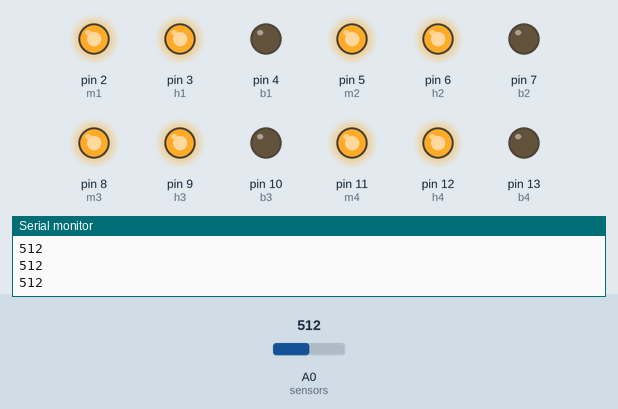
This sketch was run on a simulated Arduino Uno, built with avr-gcc and run on an emulated ATmega328P. On the bench: output pins drawn as LEDs (lit = HIGH), the last lines printed to the serial monitor. The inputs (shaded band) are chosen by the test bench; at power-on: A0 (sensors) = 512.

Above: at 1.2 s.
1.3 s: A0 (sensors) set to 890
2.9 s: A0 (sensors) set to 909
At 3.9 s:
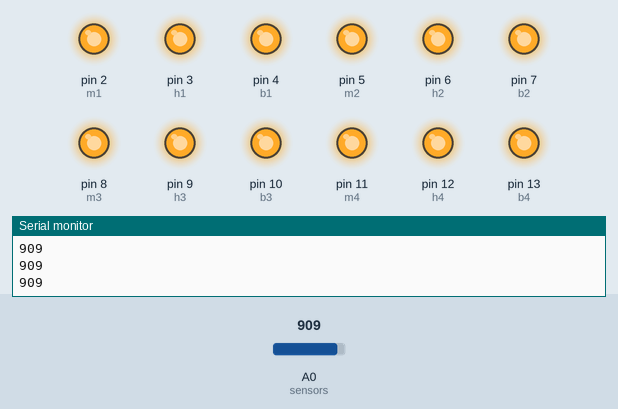
4.7 s: A0 (sensors) set to 716
At 6.0 s:
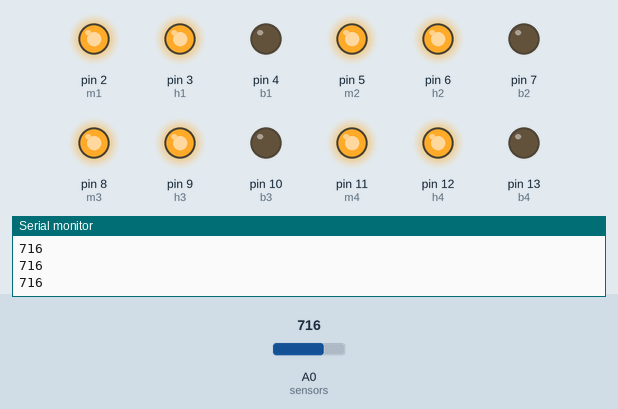
6.5 s: A0 (sensors) set to 910
At 8.0 s:
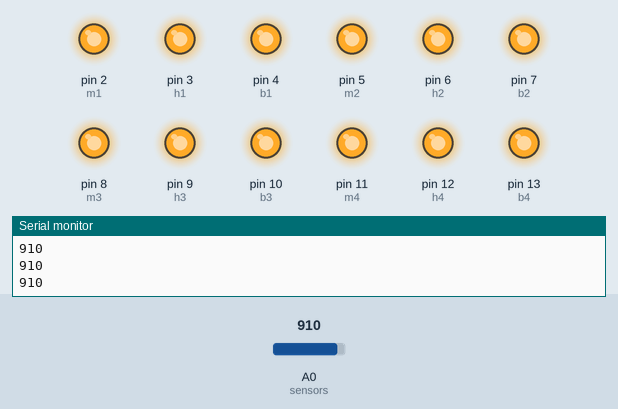
Timing chart, 0 to 9.2 s (numbered marks = the images above; inputs shaded):
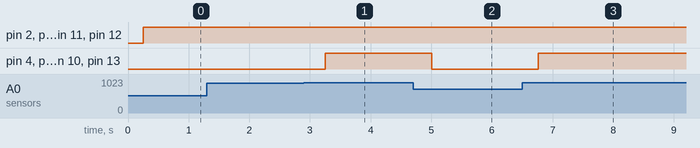

The sketch:

TraficLIght.ino
```cpp
#define m1 2
#define h1 3
#define b1 4
#define m2 5
#define h2 6
#define b2 7
#define m3 8
#define h3 9
#define b3 10
#define m4 11
#define h4 12
#define b4 13
#define sensors A0


void setup() {
  // put your setup code here, to run once:
pinMode(sensors,   INPUT);
pinMode(m1,        OUTPUT);
pinMode(h1,        OUTPUT);
pinMode(b1,        OUTPUT);

pinMode(m2,        OUTPUT);
pinMode(h2,        OUTPUT);
pinMode(b2,        OUTPUT);

pinMode(m3,        OUTPUT);
pinMode(h3,        OUTPUT);
pinMode(b3,        OUTPUT);

pinMode(m4,        OUTPUT);
pinMode(h4,        OUTPUT);
pinMode(b4,        OUTPUT);
Serial.begin(9600);

}

void loop() {
int membaca_analog = analogRead(sensors);
  Serial.println (membaca_analog);
  delay (250);
  if (membaca_analog > 900)
  {

   gelap ();

  }
  else if (membaca_analog < 900 && membaca_analog > 400)
  {

   redup ();

  }
  else if (membaca_analog < 400)
  {

    terang ();

  }
}


 void gelap () {
 analogWrite(m1, 255);
 analogWrite(h1, 255);
 analogWrite(b1, 255);

 analogWrite(m2, 255);
 analogWrite(h2, 255);
 analogWrite(b2, 255);

 analogWrite(m3, 255);
 analogWrite(h3, 255);
 analogWrite(b3, 255);

 analogWrite(m4, 255);
 analogWrite(h4, 255);
 analogWrite(b4, 255);
 }

 void redup () {
 analogWrite(m1, 255);
 analogWrite(h1, 255);
 analogWrite(b1, 0);

 analogWrite(m2, 255);
 analogWrite(h2, 255);
 analogWrite(b2, 0);

 analogWrite(m3, 255);
 analogWrite(h3, 255);
 analogWrite(b3, 0);

 analogWrite(m4, 255);
 analogWrite(h4, 255);
 analogWrite(b4, 0);
 }

 void terang () {
 analogWrite(m1, 0);
 analogWrite(h1, 0);
 analogWrite(b1, 0);

 analogWrite(m2, 0);
 analogWrite(h2, 0);
 analogWrite(b2, 0);

 analogWrite(m3, 0);
 analogWrite(h3, 0);
 analogWrite(b3, 0);

 analogWrite(m4, 0);
 analogWrite(h4, 0);
 analogWrite(b4, 0);
 }
```

Measured:
- the behaviour switches between 900 and 901 on A0 (sensors) (found by bisection; images 0 and 1)
- after the input at 2.9 s, pin 4 (b1), pin 7 (b2), pin 10 (b3), pin 13 (b4): LOW → HIGH after 0.36 s
- after the input at 4.7 s, pin 4 (b1), pin 7 (b2), pin 10 (b3), pin 13 (b4): HIGH → LOW after 0.31 s
- after the input at 6.5 s, pin 4 (b1), pin 7 (b2), pin 10 (b3), pin 13 (b4): LOW → HIGH after 0.26 s
